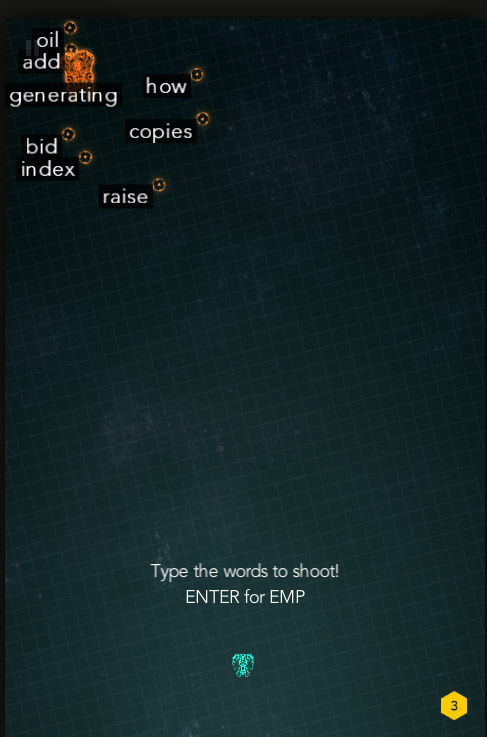
#> input picture Images/Screenshot_Fullscreen.png, 487 x 737 px
$ jupyter execute ztype-AdjustImage.ipynb
#> lines starting #> are read from the running program, lines starting #| are printed output that depends on the picture; after the words box and inside, x2 and y2 are one past the last pixel; in counts of white or black regions, pixels touching at a corner belong together
### packages/ImageCapture.py
# Modules
import cv2
from PIL import Image
from IPython.display import display


def showBW(img):
    # Converting BGR to RGB
    img = cv2.cvtColor(img, cv2.COLOR_BGR2GRAY)
    display(Image.fromarray(img))


def show(img):
    # Converting BGR to BW.
    img = cv2.cvtColor(img, cv2.COLOR_BGR2RGB)
    display(Image.fromarray(img))

# [9 lines left out: functions imshow, imshowBW, not called in this run]

### ztype-AdjustImage.ipynb
### use Python Virtual Enviroment

#### Command line

Install the python virtual enviroment package.

    1. sudo apt install python3-venv

Create an virtual enviroment.

    2. python3 -m venv virtualenv/project1/

Activate an virtual enviroment.

    3. source virtualenv/project1/bin/activate

#### vscode activate

Open a terminal in vscode

    3. ctrl+shift+p && python3 create terminal

Activate an virtual enviroment.

    4. source virtualenv/project1/bin/activate

### Install PIP packages

### Import Python Modules

[cell 1]
# Modules
import cv2 # OpenCV
from PIL import Image # used to capture images in screen.
from IPython.display import display #

from IPython.display import IFrame  #
from packages import ImageCapture   # Premade OpenCV functions.
import numpy as np

[cell 2]
img = cv2.imread('Images/Screenshot_Fullscreen.png')
#> img is the input picture: shape (737, 487, 3); mean B, G, R 36.4, 35.2, 18.2

[cell 3]
ImageCapture.show(img)

[cell 4]
# image in colour.150, 150, 150
ImageCapture.showBW(img)

[cell 5]
ImageCapture.showBW(img[0:650]),150, 150, 150
#> in showBW (call 2), `img = cv2.cvtColor(img, cv2.COLOR_BGR2GRAY)`:
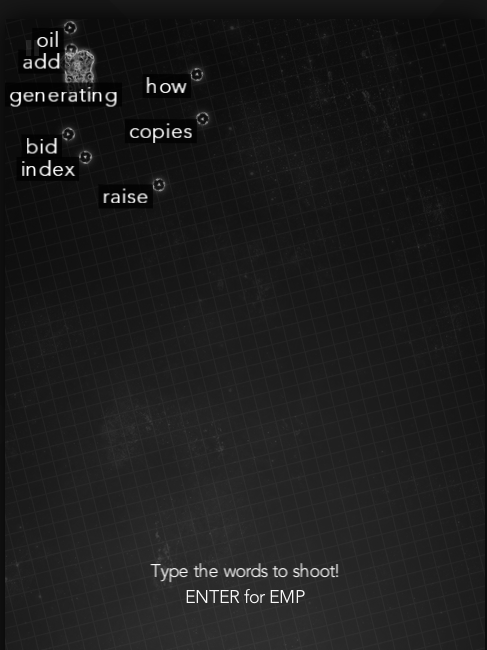
#> img: shape (650, 487); min 1, max 255, mean 28.4

[cell 6]
ImageCapture.showBW(img[0:560]),150, 150, 150 # assume the user sets the size of wth window they want ot scan the words for.
#> in showBW (call 3), `img = cv2.cvtColor(img, cv2.COLOR_BGR2GRAY)`:
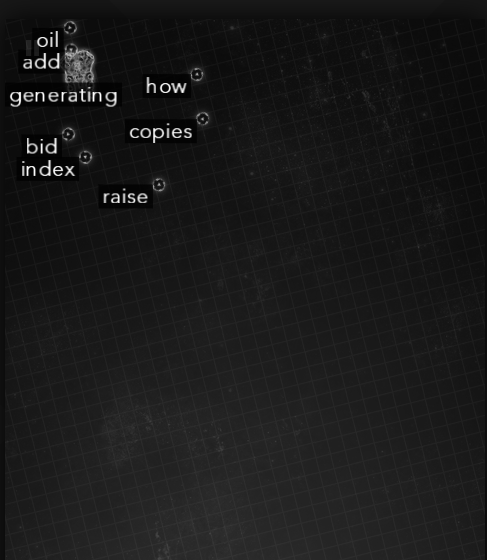
#> img: shape (560, 487); min 1, max 255, mean 26

[cell 7]
def maskWhite(img):

    #set the lower and upper bounds
    lower = np.array([100,100,100])
    upper = np.array([255,255,255])

    #create a mask for green colour using inRange function
    mask = cv2.inRange(img, lower, upper)
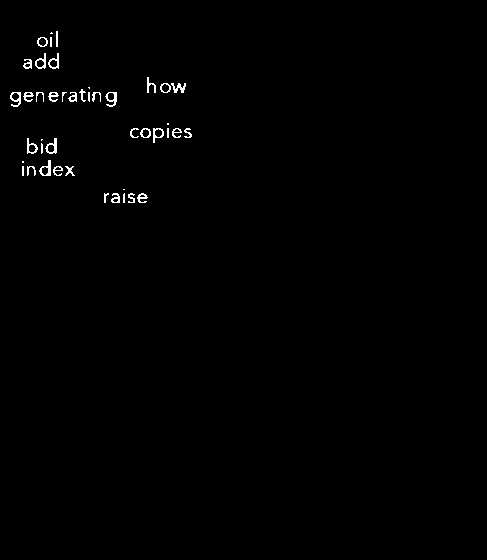
#> mask: shape (560, 487); 0.68% white in thin lines or dots, all inside (x1, y1, x2, y2) = (10, 31, 192, 203)
#> img: shape (560, 487, 3)

    #perform bitwise and on the original image arrays using the mask
    return cv2.bitwise_and(img, img, mask=mask)

imgMasked = maskWhite(img[:560])  # last [:560] is the length of image data kept.

[cell 8]
ImageCapture.show(imgMasked)
